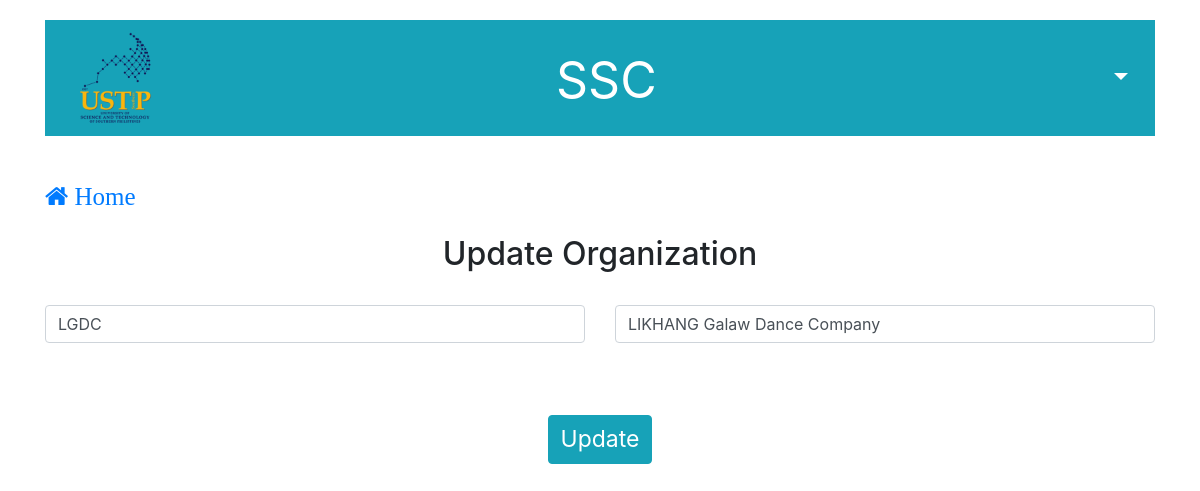
The app's page /organization_update.php?edit5=LGDC with its own data.
### tables this page shows
CREATE TABLE `organization` (
  `organization_code` varchar(50) NOT NULL,
  `organization_name` varchar(100) NOT NULL
);

### organization_update.php (the view, shortened to what this page needs)
<?php include('server.php');
	if (isset($_GET['edit5'])) {
		$organization_code = $_GET['edit5'];
		$update = true;
		$record = mysqli_query($db, "SELECT * FROM organization WHERE organization_code='$organization_code'");
			$n = mysqli_fetch_array($record);
			$organization_code = $n["organization_code"];
			$organization_name = $n["organization_name"];
	}
?>
<!DOCTYPE html>
<head>
	<link rel = "stylesheet" href = "bootstrap/css/bootstrap.min.css">
	<link rel = "stylesheet" href = "font-awesome-4.7.0/font-awesome-4.7.0/css/font-awesome.min.css">
</head>
<body>
<div class="container">
	<nav class="navbar navbar-expand-lg navbar-dark bg-info" style="margin-top:20px">
		<nav class="collapse navbar-collapse" id="navbarText">
				<img src="1.png" width="100" height="100" alt="" style="margin-left:5px">
		    <ul class="navbar-nav mr-auto">
		      <li class="nav-item active">
		        <a class="nav-link" href="index.php" style="font-size:50px; margin-top:5px; margin-left:382px">SSC<span class="sr-only">(current)</span></a>
		      </li>
			</ul>
			<div class="btn-group" style="margin-left:430px" height="100px">
				<button type="button" class="btn btn-info dropdown-toggle" data-toggle="dropdown" aria-haspopup="true" aria-expanded="false" style="font-size:25px;">
				</button>
			</div>
</div>
		<div class="container"><br/><br/>
		<a class="fa fa-home" href="index.php" style="font-size:25px"> Home</a><br/><br/>
		<center><h2>Update Organization</h2></center><br/>
	<form method="POST" action="organization_list.php">
  		<div class="row">
    		<div class="col">
     	 		<input type="text" class="form-control" value="<?php echo $organization_code; ?>" name="organization_code" required>
    		</div>
    		<div class="col">
      			<input type="text" class="form-control" value="<?php echo $organization_name; ?>" name="organization_name" required>
    		</div>
  		</div><br/>
  		<br/><br/>
  		<center>
			<?php if ($update == true): ?>
					<button type="submit" class="btn btn-info" name="update5" style="font-size: 23px">Update</button>
       		<?php else: ?>
					<button type="submit" class="btn btn-info" name="save" style="font-size: 23px">Save</button>
      		<?php endif ?>
		</center>
	</form>
</body>
</html>

### records on screen
organization: organization_code "LGDC", organization_name "LIKHANG Galaw Dance Company"
